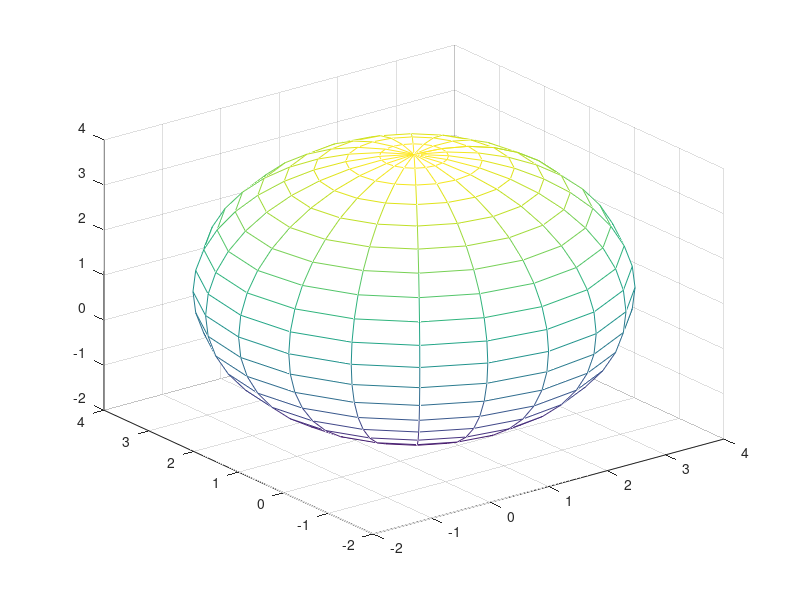

The MATLAB source for this figure:
function drawSphere(varargin)
% display a 3D-sphere in the current axes
% Parameters:
%	* l: the length of sphere
%	* w: the width of sphere
%	* h: the heigth of sphere
% Return: None
% Example:
%		>> drawSphere(1,1,1,3)
% Version 1.0, Data 2020.4.2,  Author: syf

%% Default input arguments 
inArgs = { ...
  1 , ...   % Default the length of sphere
  1, ...    % Default width of sphere
  1, ...
  3};
% Replace default input arguments by input values
inArgs(1:nargin) = varargin;
% Create  variables
[x0,y0,z0, r] = deal(inArgs{:});

%% draw a sphere
[a, b, c]=sphere();
mesh(r * a + x0 , r * b + y0 , r * c + z0 );